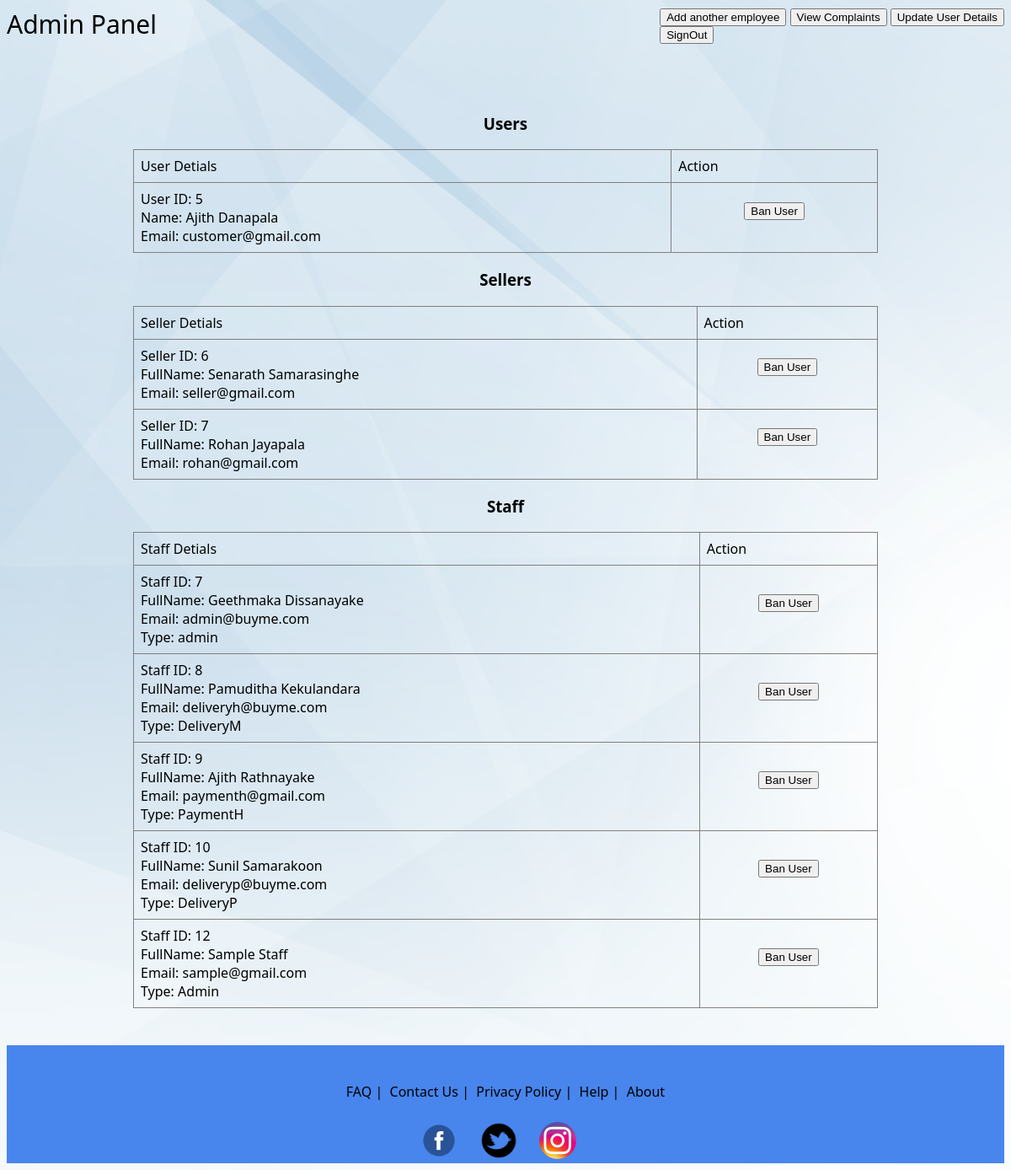
Screenshot of /html/adminPanel.php with the database file from the repository.
### tables this page shows
CREATE TABLE `customer` (
  `CID` int(5) NOT NULL,
  `firstname` varchar(20) NOT NULL,
  `lastname` varchar(20) NOT NULL,
  `NIC` varchar(12) NOT NULL,
  `Email` varchar(50) NOT NULL,
  `Password` varchar(100) NOT NULL,
  `Phonenumber` int(10) NOT NULL,
  `Address` varchar(30) NOT NULL,
  `City` varchar(20) NOT NULL,
  `Cardtype` varchar(10) NOT NULL,
  `Cardno` int(16) DEFAULT NULL,
  `Expirydate` date NOT NULL,
  `CVV` int(3) NOT NULL
);

CREATE TABLE `seller` (
  `SID` int(5) NOT NULL,
  `FullName` varchar(100) NOT NULL,
  `NIC` varchar(12) NOT NULL,
  `Email` varchar(50) NOT NULL,
  `Password` varchar(100) NOT NULL,
  `Phonenumber` int(10) NOT NULL,
  `Business_name` varchar(20) NOT NULL,
  `B_Email` varchar(30) NOT NULL,
  `Bank` varchar(20) NOT NULL,
  `Branch` varchar(20) NOT NULL,
  `AccountNo` int(20) NOT NULL
);

CREATE TABLE `staff` (
  `Staff_ID` int(5) NOT NULL,
  `User_name` varchar(200) NOT NULL,
  `NIC` varchar(12) NOT NULL,
  `Email` varchar(100) DEFAULT NULL,
  `Phone_number` int(10) DEFAULT NULL,
  `Password` varchar(100) NOT NULL,
  `Type` varchar(200) NOT NULL
);

### html/adminPanel.php (the view)
<html>
    <head>
        <link rel="stylesheet" href="../css/main.css">
        <link rel="stylesheet" href="../css/adminPannel.css">
        <link rel="stylesheet" href="../css/table.css">
    </head>
    <body>
        <div>
            <span style="font-size: 30px;">Admin Panel</span>
            <div style="float: right;">
                <a href="addstaff.html"><button>Add another employee</button></a>
                <a href="feedback.php"><button>View Complaints</button></a>
                <a href="updateuserdetails.php"><button>Update User Details</button></a>
                <form action="../php/logout.php"><button type="submit">SignOut</button></form>
            </div>
        </div>
        <br>
        <div class="main">
            <br>
            <br>
            <div>
                <center>
                    <h3>Users</h3>
                    <table id="table" border="1" width="100%">
                        <tr>
                            <td>
                                User Detials
                            </td>
                            <td>
                                Action
                            </td>
                        </tr>
                        <?php
                            include "../php/config.php";
                            $sql = "SELECT * FROM customer";
                            $result = $conn->query($sql);
                            while($row = mysqli_fetch_array($result)) {
                                echo "<tr>
                                        <td>
                                            User ID: ".$row['CID']."<br>
                                            Name: ".$row['firstname']." ".$row['lastname']."<br>
                                            Email: ".$row['Email']."
                                        </td>
                                        <td style='text-align: center'>
                                            <form action='../php/banuser.php?type=customer' method='post'>
                                                <button type='submit' name='id' value='".$row['CID']."'>Ban User</button>
                                            </form>
                                        </td>
                                    </tr>";
                            }
                        ?>
                    </table>
                    <h3>Sellers</h3>
                    <table id="table" border="1" width="100%">
                        <tr>
                            <td>
                                Seller Detials
                            </td>
                            <td>
                                Action
                            </td>
                        </tr>
                        <?php
                            include "../php/config.php";
                            $sql = "SELECT * FROM seller";
                            $result = $conn->query($sql);
                            while($row = mysqli_fetch_array($result)) {
                                echo "<tr>
                                        <td>
                                            Seller ID: ".$row['SID']."<br>
                                            FullName: ".$row['FullName']."<br>
                                            Email: ".$row['Email']."
                                        </td>
                                        <td style='text-align: center'>
                                            <form action='../php/banuser.php?type=seller' method='post'>
                                                <button type='submit' name='id' value='".$row['SID']."'>Ban User</button>
                                            </form>
                                        </td>
                                    </tr>";
                            }
                        ?>
                    </table>
                    <h3>Staff</h3>
                    <table id="table" border="1" width="100%">
                        <tr>
                            <td>
                                Staff Detials
                            </td>
                            <td>
                                Action
                            </td>
                        </tr>
                        <?php
                            include "../php/config.php";
                            $sql = "SELECT * FROM staff";
                            $result = $conn->query($sql);
                            while($row = mysqli_fetch_array($result)) {
                                echo "<tr>
                                        <td>
                                            Staff ID: ".$row['Staff_ID']."<br>
                                            FullName: ".$row['User_name']."<br>
                                            Email: ".$row['Email']."<br>
                                            Type: ".$row['Type']."
                                        </td>
                                        <td style='text-align: center'>
                                            <form action='../php/banuser.php?type=staff' method='post'>
                                                <button type='submit' name='id' value='".$row['Staff_ID']."'>Ban User</button>
                                            </form>
                                        </td>
                                    </tr>";
                            }
                        ?>
                    </table>
                </center>
            </div>
        </div>
        <br>
        <br>
        <div class="bottomBar">
            <div style="text-align: center;justify-content: center;align-content: center;align-items: center;">
                <br><br>
                <a class="link" href="faq.html">FAQ</a>&nbsp;|&nbsp;
                <a class="link" href="contact.html">Contact Us</a>&nbsp;|&nbsp;
                <a class="link" href="privacy.html">Privacy Policy</a>&nbsp;|&nbsp;
                <a class="link" href="help.html">Help</a>&nbsp;|&nbsp;
                <a class="link" href="about.html">About</a>
                <div>
                    <br>
                    <img src="../img/facebook.png" height="50px" width="50px">&nbsp;&nbsp;&nbsp;&nbsp;
                    <img src="../img/twitter.png" height="50px" width="50px">&nbsp;&nbsp;&nbsp;&nbsp;
                    <img src="../img/insta.png" height="50px" width="50px">&nbsp;&nbsp;&nbsp;&nbsp;
                </div>
            </div>
        </div>
    </body>
</html>

### css/main.css (style rules this page uses)
body { background-image: url('../img/bg1.jpg'); background-repeat: no-repeat; background-attachment: fixed; background-size: cover; font-family: 'Segoe UI'; }
a { color:#000; text-decoration: none; }
.main { padding-right: 150px; padding-left: 150px; text-align: center; }
.bottomBar { background-color: #4885ED; height: 140px; width: 100%; bottom: 0px; }

### css/adminPannel.css (style rules this page uses)
.bottomBar { background-color: #4885ED; width: 100%; }

### css/table.css (style rules this page uses)
table { border-collapse: collapse; width: 100%; }
td { text-align: left; padding: 8px; }

### rows the page displays
customer: CID "5", firstname "Ajith", lastname "Danapala", Email "customer@gmail.com"
seller: SID "6", FullName "Senarath Samarasinghe", Email "seller@gmail.com"
seller: SID "7", FullName "Rohan Jayapala", Email "rohan@gmail.com"
staff: Staff_ID "7", User_name "Geethmaka Dissanayake", Email "admin@buyme.com", Type "admin"
staff: Staff_ID "8", User_name "Pamuditha Kekulandara", Email "deliveryh@buyme.com", Type "DeliveryM"
staff: Staff_ID "9", User_name "Ajith Rathnayake", Email "paymenth@gmail.com", Type "PaymentH"
staff: Staff_ID "10", User_name "Sunil Samarakoon", Email "deliveryp@buyme.com", Type "DeliveryP"
staff: Staff_ID "12", User_name "Sample Staff", Email "sample@gmail.com", Type "Admin"
